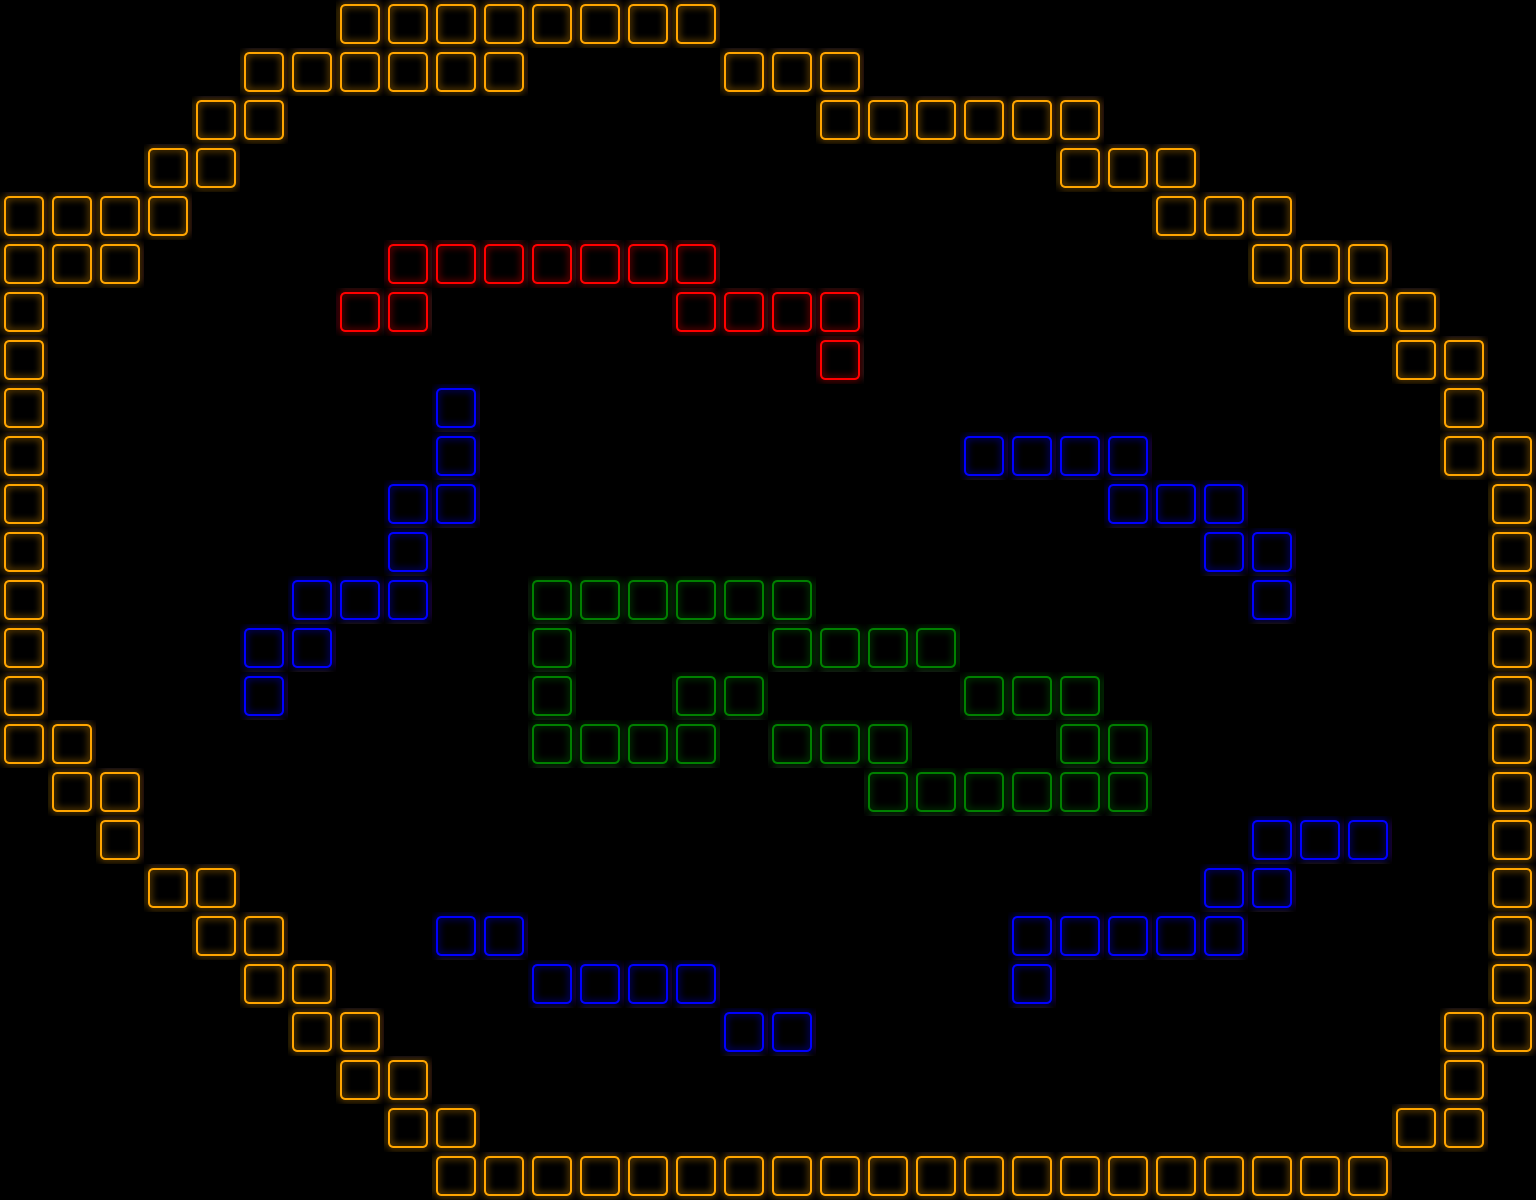

Tiled map render using the project's own tile images. Description and the map definition, with tile-layer contents summarised, below:
An orthogonal 32x25 tile map with 48x48 px tiles, 1 tile layer (map), 2 hidden layers not drawn.

<map version="1.0" orientation="orthogonal" width="32" height="25" tilewidth="48" tileheight="48">
 <tileset firstgid="1" name="tileset" tilewidth="48" tileheight="48">
  <image source="../imgs/tileset.png" width="384" height="384" />
 </tileset>
 <layer name="Tile Layer 1" width="32" height="25" visible="0">
  <data>[800 cells, 800 non-empty, 1 distinct tile ids]</data>
 </layer>
 <layer name="map" width="32" height="25">
  <data>[800 cells, 198 non-empty, 4 distinct tile ids]</data>
 </layer>
 <layer name="starting" width="32" height="25" visible="0">
  <data>[800 cells, 15 non-empty, 1 distinct tile ids]</data>
 </layer>
</map>